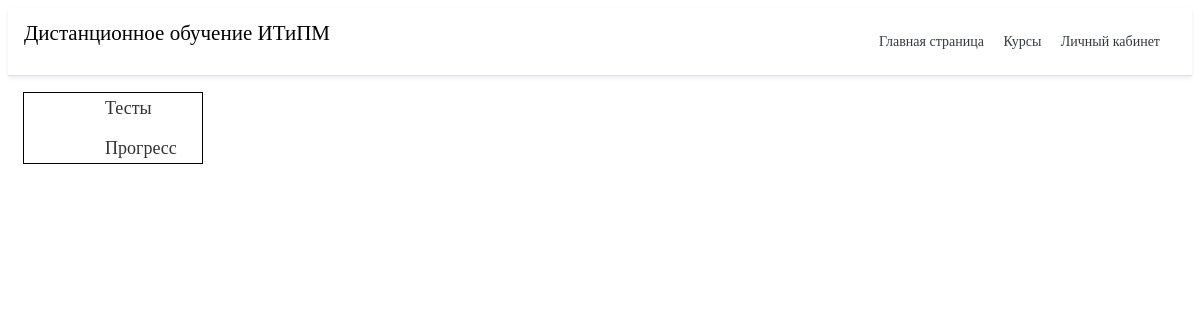
Page /test/progress/ (signed in) on the earlier database version.
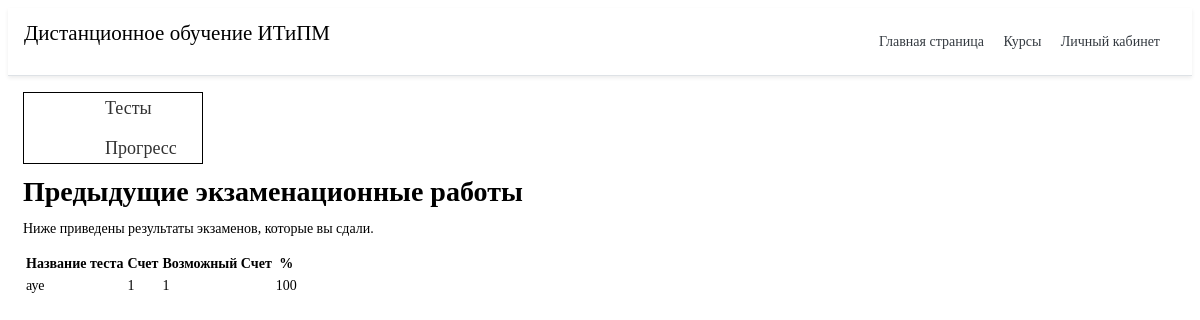
Same page on the later database version.
### quiz/models.py (models this page shows, shortened)
class Sitting(models.Model):
    user = models.ForeignKey(settings.AUTH_USER_MODEL, verbose_name=_("User"), on_delete=models.CASCADE)
    quiz = models.ForeignKey(Quiz, verbose_name=_("Quiz"), on_delete=models.CASCADE)
    question_order = models.CharField(validators=[validate_comma_separated_integer_list],
        max_length=1024, verbose_name=_("Question Order"))
    question_list = models.CharField(validators=[validate_comma_separated_integer_list],
        max_length=1024, verbose_name=_("Question List"))
    incorrect_questions = models.CharField(validators=[validate_comma_separated_integer_list],
        max_length=1024, blank=True, verbose_name=_("Incorrect questions"))
    current_score = models.IntegerField(verbose_name=_("Current Score"))
    complete = models.BooleanField(default=False, blank=False,
                                   verbose_name=_("Complete"))
    user_answers = models.TextField(blank=True, default='{}',
                                    verbose_name=_("User Answers"))
    start = models.DateTimeField(auto_now_add=True,
                                 verbose_name=_("Start"))
    end = models.DateTimeField(null=True, blank=True, verbose_name=_("End"))
    objects = SittingManager()
    class Meta:
        permissions = (("view_sittings", _("Can see completed exams.")),)
    def _question_ids(self):
        return [int(n) for n in self.question_order.split(',') if n]
    @property
    def get_percent_correct(self):
        dividend = float(self.current_score)
        divisor = len(self._question_ids())
        if divisor < 1:
            return 0            # prevent divide by zero error
        if dividend > divisor:
            return 100
        correct = int(round((dividend / divisor) * 100))
        if correct >= 1:
            return correct
        else:
            return 0
    @property
    def get_max_score(self):
        return len(self._question_ids())

class Quiz(models.Model):
    title = models.CharField(
        verbose_name=_("Название"),
        max_length=60, blank=False)
    description = models.TextField(
        verbose_name=_("Описание"),
        blank=True, help_text=_("a description of the quiz"))
    url = models.SlugField(
        max_length=60, blank = False,
        help_text=_("Введите ссылку"),
        verbose_name=_("Ссылка теста")
    )
    category = models.ForeignKey(
        TopicTable, null=True, blank=True,
        verbose_name=_("Тема"), on_delete=models.CASCADE)
    random_order = models.BooleanField(
        blank=False, default=False,
        verbose_name=_("Перемешать вопросы"))
    max_questions = models.PositiveIntegerField(
        blank=True, null=True, verbose_name=_("Количество вопросов"),
        help_text=_("Количество вопросов, на которые ужно ответить при каждой попытке."))
    answers_at_end = models.BooleanField(
        blank=False, default=False,
        help_text=_("Правильный ответ не отображается после вопроса."
                    " Ответы отображаются в конце."),
        verbose_name=_("Ответы отображаются в конце"))
    exam_paper = models.BooleanField(
        blank=False, default=False,
        help_text=_("Если да, то результат каждой попытки"
                    " пользователя будет сохранен. Необходимо для маркировки."),
        verbose_name=_("Экзамен"))
    single_attempt = models.BooleanField(
        blank=False, default=False,
        help_text=_("Если включенно, то можно пройти только одну попытку"),
        verbose_name=_("Одна попытка")
    )
    pass_mark = models.SmallIntegerField(
        blank=True, default=0,
        verbose_name=_("Минимальный процент"),
        help_text=_("Процент для минимального прохождения теста."),
        validators=[MaxValueValidator(100)])
    success_text = models.TextField(
        blank=True, help_text=_("При неправельном прохождение теста"),
        verbose_name=_("Отображается, если пользователь"
                       " проходит тест")
    )
    fail_text = models.TextField(
        verbose_name=_("При неправельном прохождение теста"),
        blank=True,
        help_text=_("Отображается, если пользователь"
                    "не проходит тест.")
    )
    draft = models.BooleanField(
        blank=True, default=False,
        verbose_name=_("Проект"),
        help_text=_("Если да, то тест не отображается"
                    "в списке викторин и может быть только"
                    "взято пользователями, которые могут редактировать тест."))
    class Meta:
        verbose_name = _("Тест")
        verbose_name_plural = _("Тесты")

### quiz/views.py (the view)
class QuizUserProgressView(TemplateView):
    template_name = 'progress.html'
    @method_decorator(login_required)
    def dispatch(self, request, *args, **kwargs):
        return super(QuizUserProgressView, self) \
            .dispatch(request, *args, **kwargs)
    def get_context_data(self, **kwargs):
        context = super(QuizUserProgressView, self).get_context_data(**kwargs)
        progress, c = Progress.objects.get_or_create(user=self.request.user)
        context['cat_scores'] = progress.list_all_cat_scores
        context['exams'] = progress.show_exams()
        return context

### quiz/models.py (called while the page is built, shortened)
    @property
    def list_all_cat_scores(self):
        score_before = self.score
        output = {}
        if len(self.score) > len(score_before):
            self.save()
        return output

    def show_exams(self):
        return Sitting.objects.filter(user=self.user, complete=True)

### quiz/templates/progress.html (shortened to what this page needs)
{% extends "main/base.html" %}
{% load i18n %}
{% load quiz_tags %}
{% block content %}
<div class="menu_gl">
	<ul class="menu">
	   <ul class="navbar-nav rm-auto">
        {% if user.is_authenticated %}
        <li class="nav-tem" style="color:gray">
          <a href="{% url 'quiz_index' %}" class="nav-link">Тесты</a>
        </li>
        <li class="nav-tem" style="color:gray">
            <a href="{% url 'quiz_progress' %}" class="nav-link">Прогресс</a>
          </li>
        {% endif %}
      </ul>
	</ul>
</div>
  {% if exams %}
  <h1>{% trans "Предыдущие экзаменационные работы" %}</h1>
  <p class="lead">
	{% trans "Ниже приведены результаты экзаменов, которые вы сдали." %}
  </p>
  <table class="table table-bordered table-striped">
	<thead>
	  <tr>
		<th>{% trans "Название теста" %}</th>
		<th>{% trans "Счет" %}</th>
		<th>{% trans "Возможный Счет" %}</th>
		<th>%</th>
	  </tr>
	</thead>
	<tbody>
	  {% for exam in exams %}
	  <tr>
		<td>{{ exam.quiz.title }}</td>
		<td>{{ exam.current_score }}</td>
		<td>{{ exam.get_max_score }}</td>
		<td>{{ exam.get_percent_correct }}</td>
	  </tr>
	  {% endfor %}
	</tbody>
  </table>
  {% endif %}
{% endblock %}

### main/templates/main/base.html (shortened to what this page needs)
<!doctype html>
<html lang="ru">
<head>
  {% load static %}
  <link rel="stylesheet" href="{% static 'main/css/style.css' %}">
</head>
<body>
  <div class="d-flex flex-column flex-md-row align-items-center p-3 px-md-4 mb-3 bg-white border-bottom shadow-sm">
    <h2 class="my-0 mr-md-auto font-weight-normal title_name">
      <ya-tr-span data-index="0-0" data-value="Company name" data-translation="Название компании" data-type="trSpan">
        Дистанционное обучение ИТиПМ</ya-tr-span>
    </h2>
    <nav class="my-2 my-md-0 mr-md-3">
      <a class="p-2 text-dark" href="{% url 'ho' %}">Главная страница</a>
          {% if user.is_authenticated %}
      <a class="p-2 text-dark" href="{% url 'kurs' %}">Курсы</a>
      <div class="dropdown">
        <a class="p-2 text-dark" href="{% url 'account' %}">Личный кабинет</a>
          {% else %}
          <a class="nav-link" href="{% url 'logout' %}">Вход</a>
          {% endif %}
      </div>
    </nav>
  </div>
  <div class="container">
    {% block content %}
    {% endblock %}</div>
</body>
</html>

### main/static/main/css/style.css (style rules this page uses)
li { list-style-type:none; }
a { text-decoration: none; display: inline-block; }
.container { max-width: 1170px; margin: 0 auto; padding: 0 15px; }
body { font-family: 'PT Serif', serif; font-weight: 400; font-size: 14px; line-height: 18px; color: #000; background-color: #fff; }
.d-flex { display: -ms-flexbox!important; display: flex!important }
.align-items-center { -ms-flex-align: center!important; align-items: center!important }
.p-3 { padding: 1rem!important }
.pr-md-4, .px-md-4 { padding-right: 1.5rem!important }
.mb-3, .my-3 { margin-bottom: 1rem!important }
.bg-white { background-color: #fff!important }
.border-bottom { border-bottom: 1px solid #dee2e6!important }
.shadow-sm { box-shadow: 0 .125rem .25rem rgba(0, 0, 0, .075)!important }
.mt-0, .my-0 { margin-top: 0!important }
.mr-md-auto, .mx-md-auto { margin-right: auto!important }
.p-2 { padding: .5rem!important }
.text-dark { color: #343a40!important }
.font-weight-normal { font-weight: 400!important }
.menu { border: 1px solid #000; max-width: 150px; }
.menu li { display: inline-block; }
.menu a { color: #323232; font-size: 18px; line-height: 28px; border: 1px solid transparent; transition: ALL .3s; }
.menu li+li { padding-top: 10px; }
.menu_gl { width: 180px; }
.dropdown { position: relative; display: inline-block; }

Differences in the rows shown:
added Sitting: quiz "ауе", current_score "1", get_max_score "1", get_percent_correct "100"
Other differences:
text now shown: "Предыдущие экзаменационные работы Ниже приведены результаты экзаменов, которые вы сдали. Название теста Счет Возможный Счет %"
